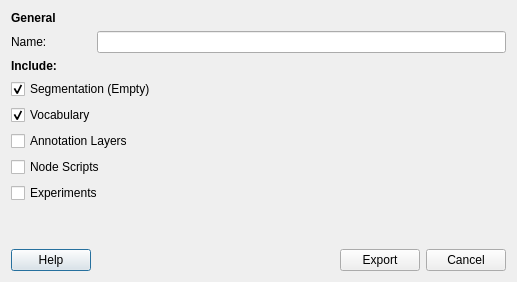
<?xml version="1.0" encoding="UTF-8"?>
<ui version="4.0">
 <class>Dialog</class>
 <widget class="QDialog" name="Dialog">
  <property name="geometry">
   <rect>
    <x>0</x>
    <y>0</y>
    <width>517</width>
    <height>282</height>
   </rect>
  </property>
  <property name="windowTitle">
   <string>Template Export</string>
  </property>
  <layout class="QVBoxLayout" name="verticalLayout">
   <item>
    <widget class="QLabel" name="label_2">
     <property name="text">
      <string>&lt;b&gt;General</string>
     </property>
    </widget>
   </item>
   <item>
    <layout class="QHBoxLayout" name="horizontalLayout">
     <item>
      <widget class="QLabel" name="label">
       <property name="sizePolicy">
        <sizepolicy hsizetype="Fixed" vsizetype="Preferred">
         <horstretch>0</horstretch>
         <verstretch>0</verstretch>
        </sizepolicy>
       </property>
       <property name="minimumSize">
        <size>
         <width>80</width>
         <height>0</height>
        </size>
       </property>
       <property name="text">
        <string>Name:</string>
       </property>
      </widget>
     </item>
     <item>
      <widget class="QLineEdit" name="lineEdit_Name"/>
     </item>
    </layout>
   </item>
   <item>
    <widget class="QLabel" name="label_3">
     <property name="text">
      <string>&lt;b&gt;Include:</string>
     </property>
    </widget>
   </item>
   <item>
    <layout class="QVBoxLayout" name="verticalLayout_2">
     <item>
      <layout class="QVBoxLayout" name="verticalLayout_3">
       <item>
        <widget class="QCheckBox" name="cB_Segmentation">
         <property name="text">
          <string>Segmentation (Empty)</string>
         </property>
         <property name="checked">
          <bool>true</bool>
         </property>
        </widget>
       </item>
       <item>
        <widget class="QCheckBox" name="cB_Vocabulary">
         <property name="text">
          <string>Vocabulary</string>
         </property>
         <property name="checked">
          <bool>true</bool>
         </property>
        </widget>
       </item>
       <item>
        <widget class="QCheckBox" name="cB_AnnotationLayers">
         <property name="text">
          <string>Annotation Layers</string>
         </property>
        </widget>
       </item>
       <item>
        <widget class="QCheckBox" name="cB_NodeScripts">
         <property name="text">
          <string>Node Scripts</string>
         </property>
        </widget>
       </item>
       <item>
        <widget class="QCheckBox" name="cB_Experiments">
         <property name="text">
          <string>Experiments</string>
         </property>
        </widget>
       </item>
      </layout>
     </item>
    </layout>
   </item>
   <item>
    <spacer name="verticalSpacer">
     <property name="orientation">
      <enum>Qt::Vertical</enum>
     </property>
     <property name="sizeHint" stdset="0">
      <size>
       <width>20</width>
       <height>40</height>
      </size>
     </property>
    </spacer>
   </item>
   <item>
    <layout class="QHBoxLayout" name="horizontalLayout_2">
     <item>
      <widget class="QPushButton" name="pushButton">
       <property name="minimumSize">
        <size>
         <width>50</width>
         <height>0</height>
        </size>
       </property>
       <property name="text">
        <string>Help</string>
       </property>
      </widget>
     </item>
     <item>
      <spacer name="horizontalSpacer">
       <property name="orientation">
        <enum>Qt::Horizontal</enum>
       </property>
       <property name="sizeHint" stdset="0">
        <size>
         <width>40</width>
         <height>20</height>
        </size>
       </property>
      </spacer>
     </item>
     <item>
      <widget class="QPushButton" name="btn_Export">
       <property name="minimumSize">
        <size>
         <width>50</width>
         <height>0</height>
        </size>
       </property>
       <property name="text">
        <string>Export</string>
       </property>
      </widget>
     </item>
     <item>
      <widget class="QPushButton" name="btn_Cancel">
       <property name="minimumSize">
        <size>
         <width>50</width>
         <height>0</height>
        </size>
       </property>
       <property name="text">
        <string>Cancel</string>
       </property>
      </widget>
     </item>
    </layout>
   </item>
  </layout>
 </widget>
 <resources/>
 <connections/>
</ui>
